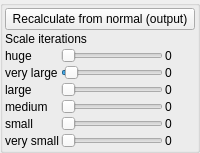
    <widget class="QGroupBox" name="groupBoxHeightInputImage">
     <property name="title">
      <string/>
     </property>
     <layout class="QVBoxLayout" name="verticalLayout_5">
      <property name="spacing">
       <number>2</number>
      </property>
      <property name="leftMargin">
       <number>2</number>
      </property>
      <property name="topMargin">
       <number>2</number>
      </property>
      <property name="rightMargin">
       <number>2</number>
      </property>
      <property name="bottomMargin">
       <number>2</number>
      </property>
      <item>
       <widget class="QPushButton" name="pushButtonConvertToHeight">
        <property name="enabled">
         <bool>true</bool>
        </property>
        <property name="toolTip">
         <string>&lt;html&gt;&lt;head/&gt;&lt;body&gt;&lt;p&gt;Recalculate height map from the current output normal. Orginal height texture is replaced.&lt;/p&gt;&lt;/body&gt;&lt;/html&gt;</string>
        </property>
        <property name="text">
         <string>Recalculate from normal (output)</string>
        </property>
       </widget>
      </item>
      <item>
       <widget class="QLabel" name="label_43">
        <property name="text">
         <string>Scale iterations</string>
        </property>
       </widget>
      </item>
      <item>
       <layout class="QGridLayout" name="gridLayout_6">
        <item row="2" column="1">
         <widget class="QSlider" name="horizontalSliderNormalToHeightItersLarge">
          <property name="toolTip">
           <string>Number of iterations done on large grid.</string>
          </property>
          <property name="orientation">
           <enum>Qt::Horizontal</enum>
          </property>
         </widget>
        </item>
        <item row="5" column="1">
         <widget class="QSlider" name="horizontalSliderNormalToHeightItersVerySmall">
          <property name="toolTip">
           <string>Number of iterations done on very small grid (nearest neighbours).</string>
          </property>
          <property name="orientation">
           <enum>Qt::Horizontal</enum>
          </property>
         </widget>
        </item>
        <item row="5" column="2">
         <widget class="QLabel" name="label_46">
          <property name="text">
           <string>0</string>
          </property>
         </widget>
        </item>
        <item row="2" column="0">
         <widget class="QLabel" name="label_21">
          <property name="text">
           <string>large</string>
          </property>
         </widget>
        </item>
        <item row="4" column="1">
         <widget class="QSlider" name="horizontalSliderNormalToHeightItersSmall">
          <property name="toolTip">
           <string>Number of iterations done on  small grid (second nearest neighbours).</string>
          </property>
          <property name="orientation">
           <enum>Qt::Horizontal</enum>
          </property>
         </widget>
        </item>
        <item row="3" column="2">
         <widget class="QLabel" name="label_44">
          <property name="text">
           <string>0</string>
          </property>
         </widget>
        </item>
        <item row="4" column="0">
         <widget class="QLabel" name="label_41">
          <property name="text">
           <string>small</string>
          </property>
         </widget>
        </item>
        <item row="1" column="0">
         <widget class="QLabel" name="label_18">
          <property name="text">
           <string>very large</string>
          </property>
         </widget>
        </item>
        <item row="1" column="1">
         <widget class="QSlider" name="horizontalSliderNormalToHeightItersVeryLarge">
          <property name="toolTip">
           <string>Number of iterations done on very large grid.</string>
          </property>
          <property name="maximum">
           <number>100</number>
          </property>
          <property name="value">
           <number>4</number>
          </property>
          <property name="orientation">
           <enum>Qt::Horizontal</enum>
          </property>
         </widget>
        </item>
        <item row="1" column="2">
         <widget class="QLabel" name="label_19">
          <property name="minimumSize">
           <size>
            <width>25</width>
            <height>0</height>
           </size>
          </property>
          <property name="text">
           <string>0</string>
          </property>
         </widget>
        </item>
        <item row="3" column="1">
         <widget class="QSlider" name="horizontalSliderNormalToHeightItersMedium">
          <property name="toolTip">
           <string>Number of iterations done on medium grid.</string>
          </property>
          <property name="orientation">
           <enum>Qt::Horizontal</enum>
          </property>
         </widget>
        </item>
        <item row="3" column="0">
         <widget class="QLabel" name="label_40">
          <property name="text">
           <string>medium</string>
          </property>
         </widget>
        </item>
        <item row="2" column="2">
         <widget class="QLabel" name="label_39">
          <property name="text">
           <string>0</string>
          </property>
         </widget>
        </item>
        <item row="4" column="2">
         <widget class="QLabel" name="label_45">
          <property name="text">
           <string>0</string>
          </property>
         </widget>
        </item>
        <item row="5" column="0">
         <widget class="QLabel" name="label_42">
          <property name="text">
           <string>very small</string>
          </property>
         </widget>
        </item>
        <item row="0" column="0">
         <widget class="QLabel" name="label_47">
          <property name="text">
           <string>huge</string>
          </property>
         </widget>
        </item>
        <item row="0" column="1">
         <widget class="QSlider" name="horizontalSliderNormalToHeightItersHuge">
          <property name="toolTip">
           <string>&lt;html&gt;&lt;head/&gt;&lt;body&gt;&lt;p&gt;Number of iterations done on huge grid.&lt;/p&gt;&lt;/body&gt;&lt;/html&gt;</string>
          </property>
          <property name="orientation">
           <enum>Qt::Horizontal</enum>
          </property>
         </widget>
        </item>
        <item row="0" column="2">
         <widget class="QLabel" name="label_48">
          <property name="minimumSize">
           <size>
            <width>30</width>
            <height>0</height>
           </size>
          </property>
          <property name="text">
           <string>0</string>
          </property>
         </widget>
        </item>
       </layout>
      </item>
     </layout>
    </widget>
